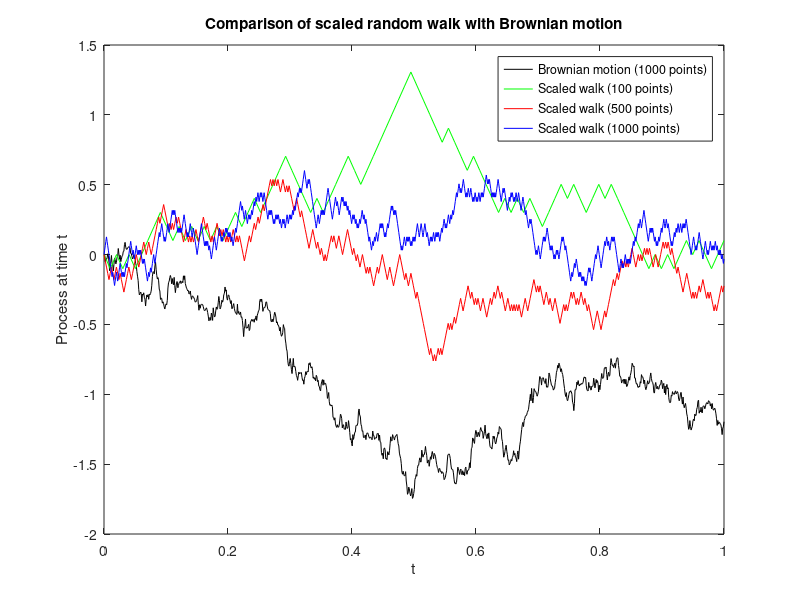

Reproduce this figure in MATLAB.
%Script which produces a comparison of the scaled random walk with Brownian
%motion (figure 16 in the report, page 98).

%Form 3 time vectors of differing size
t1=linspace(0,1,100);
h1=t1(2)-t1(1); 
t2=linspace(0,1,500);
h2=t2(2)-t2(1); 
t3=linspace(0,1,1000);
h3=t3(2)-t3(1); 
%Form Brownian motion on finest mesh
B=zeros(1,length(t3));
B(1)=0; %Brownian motion starts from zero
for i=1:length(t3)-1
    B(i+1)=B(i)+normrnd(0,sqrt(h3)); %each increment is N(0,h)
end
%Form scaled random walk
nu1=zeros(1,length(t1));
for i=1:length(t1)-1
    J=rand;
    if J<0.5
        nu1(i+1)=nu1(i)-1; %subtract 1
    else
        nu1(i+1)=nu1(i)+1; %add 1
    end
end
nu1=nu1.*sqrt(h1); %scale the walk
%Repeat for the other two
nu2=zeros(1,length(t2));
for i=1:length(t2)-1
    J=rand;
    if J<0.5
        nu2(i+1)=nu2(i)-1; %subtract 1
    else
        nu2(i+1)=nu2(i)+1; %add 1
    end
end
nu2=nu2.*sqrt(h2);
nu3=zeros(1,length(t3));
for i=1:length(t3)-1
    J=rand;
    if J<0.5
        nu3(i+1)=nu3(i)-1; %subtract 1
    else
        nu3(i+1)=nu3(i)+1; %add 1
    end
end
nu3=nu3.*sqrt(h3);
%Now plot
plot(t3,B,'k');
hold on
plot(t1,nu1,'g');
plot(t2,nu2,'r');
plot(t3,nu3,'b');
xlabel('t');
ylabel('Process at time t');
title('Comparison of scaled random walk with Brownian motion');
legend('Brownian motion (1000 points)','Scaled walk (100 points)','Scaled walk (500 points)','Scaled walk (1000 points)');
